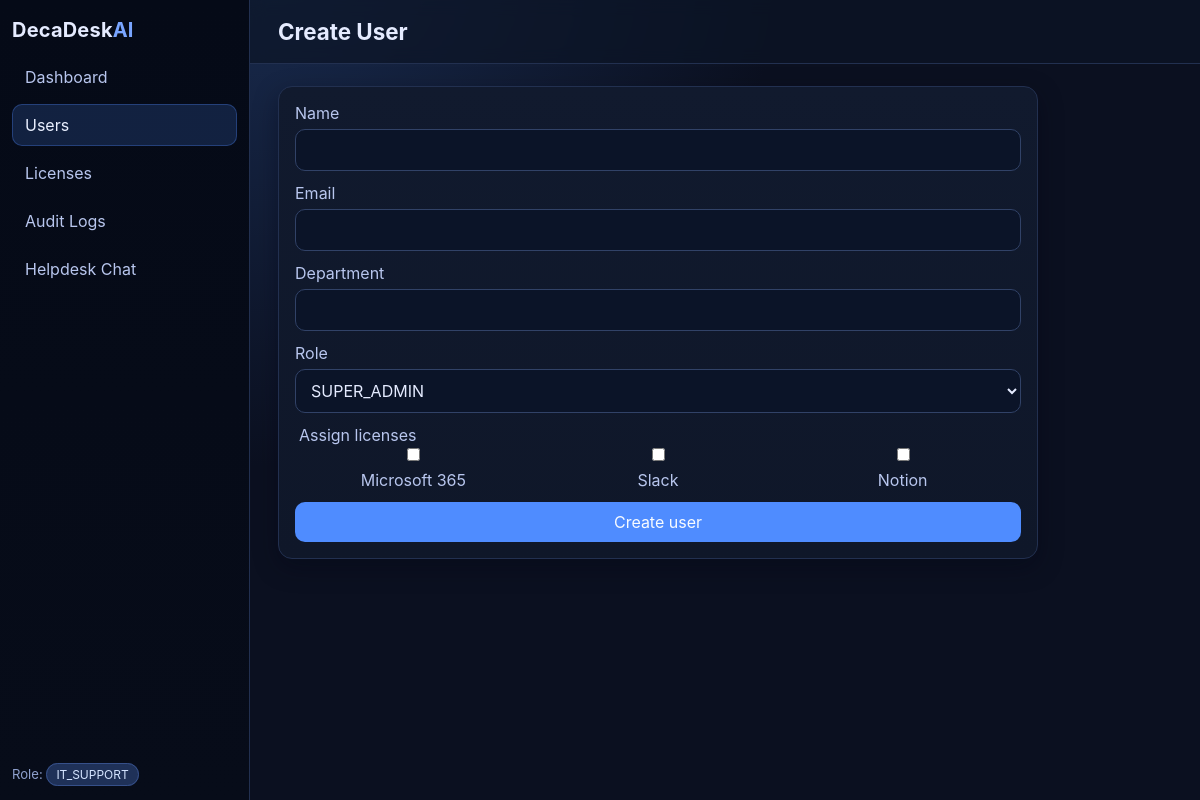
The app's page /users/new with its own data.
### app/models.py (models this page shows)
class License(SQLModel, table=True):
    id: Optional[int] = Field(default=None, primary_key=True)
    code: str = Field(index=True, unique=True)
    name: str
    description: str = ""
    created_at: datetime = Field(default_factory=datetime.utcnow)

### app/routes.py (the view)
@router.get("/users/new", response_class=HTMLResponse)
async def create_user_page(request: Request, session: Session = Depends(get_session)):
    licenses = session.exec(select(License)).all()
    context = base_context(request, roles=list(UserRole), licenses=licenses)
    return templates.TemplateResponse(request, "create_user.html", context)

### app/templates/create_user.html
{% extends "layout.html" %}
{% block header_title %}
    <h1>Create User</h1>
{% endblock %}
{% block content %}
<div class="form-card">
    <form method="post" class="stack-form">
        <label>Name
            <input type="text" name="name" required>
        </label>
        <label>Email
            <input type="email" name="email" required>
        </label>
        <label>Department
            <input type="text" name="department" required>
        </label>
        <label>Role
            <select name="role" required>
                {% for role in roles %}
                    <option value="{{ role.value }}">{{ role.value }}</option>
                {% endfor %}
            </select>
        </label>
        <fieldset>
            <legend>Assign licenses</legend>
            <div class="checkbox-grid">
                {% for license in licenses %}
                    <label class="checkbox-row">
                        <input type="checkbox" name="licenses" value="{{ license.code }}">
                        <span>{{ license.name }}</span>
                    </label>
                {% endfor %}
            </div>
        </fieldset>
        <button type="submit">Create user</button>
    </form>
</div>
{% endblock %}

### app/static/css/base.css (style rules this page uses)
:root { --bg-base: #0b1020; --bg-surface: #111a2e; --bg-elevated: #16213b; --bg-sidebar: #070c19; --border-subtle: #223050; --border-strong: #314267; --text-primary: #e5ebff; --text-secondary: #b8c6ee; --text-muted: #8ea0cd; --accent: #4f8cff; --accent-hover: #3b7dff; --ok: #14b87a; --warn: #d5a320; --danger: #d34f5f; --radius-md: 10px; --radius-lg: 14px; }
* { box-sizing: border-box; }
body { margin: 0; font-family: Inter, "Segoe UI", Roboto, system-ui, sans-serif; background: radial-gradient(circle at 20% -10%, #1a2d52 0%, var(--bg-base) 42%); color: var(--text-primary); }
.topbar h1 { margin: 0; font-size: 1.4rem; }
.card, .table, .form-card { background: linear-gradient(180deg, #111a2e 0%, #0f1729 100%); border: 1px solid var(--border-subtle); border-radius: var(--radius-lg); box-shadow: 0 8px 24px rgba(2, 7, 20, 0.35); }
.stack-form { display: flex; flex-direction: column; gap: 12px; }
.stack-form label, .stack-form fieldset { display: flex; flex-direction: column; gap: 6px; color: var(--text-secondary); border: 0; padding: 0; }
input, select, textarea, button { font: inherit; }
input, select, textarea { width: 100%; background: #0b1428; border: 1px solid var(--border-strong); color: var(--text-primary); border-radius: var(--radius-md); padding: 10px 11px; transition: border-color 0.15s ease, box-shadow 0.15s ease; }
button, .button-link { border: 1px solid transparent; border-radius: var(--radius-md); background: var(--accent); color: #f8fbff; padding: 9px 12px; cursor: pointer; text-decoration: none; display: inline-flex; align-items: center; justify-content: center; gap: 6px; transition: transform 0.15s ease, background-color 0.15s ease; }
.form-card { max-width: 760px; padding: 16px; }
.checkbox-grid { display: grid; grid-template-columns: repeat(auto-fit, minmax(180px, 1fr)); gap: 8px 12px; }
.checkbox-row { display: flex; align-items: center; gap: 8px; }
.checkbox-row input { width: auto; }

### records on screen
License: name "Microsoft 365"
License: name "Slack"
License: name "Notion"

### other values on screen
{{ current_role.value if current_role else 'IT_SUPPORT' }} "IT_SUPPORT"
form field role "SUPER_ADMIN"
